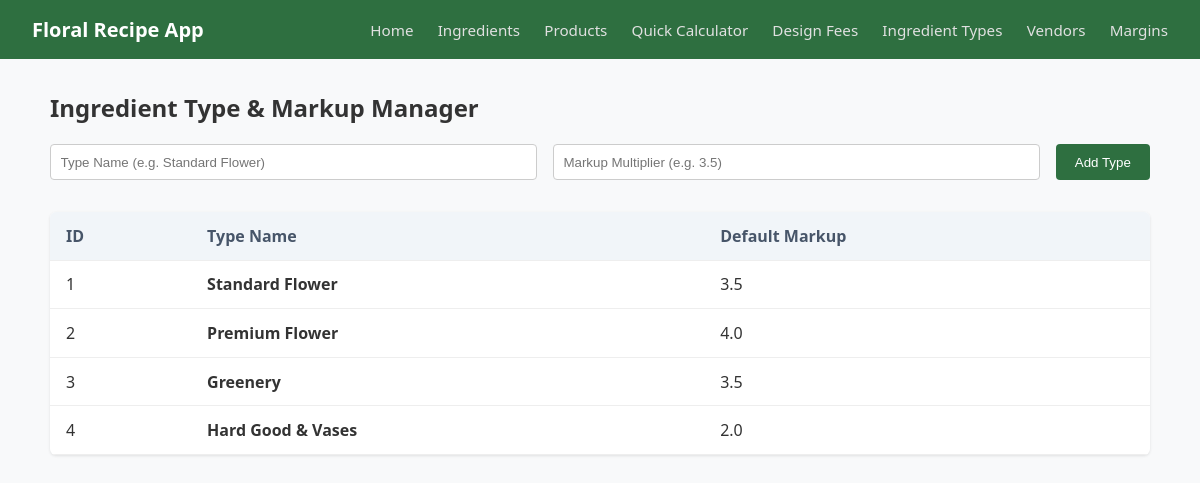
Before: /ingredient-types with the older database file.
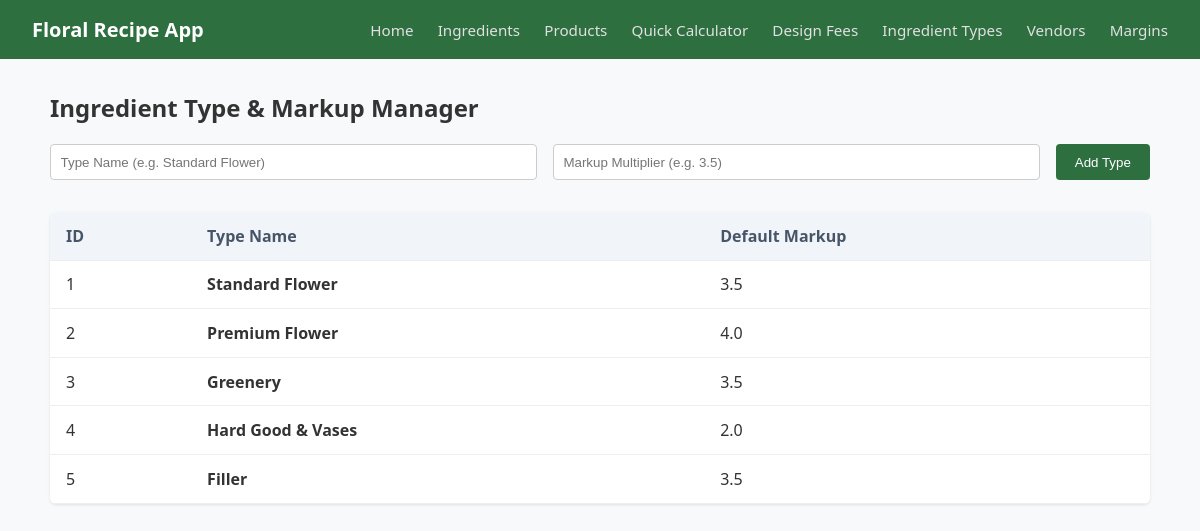
After: the same page with the newer database file.
### models.py (models this page shows, shortened)
class IngredientType(db.Model):
    __tablename__ = 'ingredient_types'
    id = db.Column(db.Integer, primary_key=True)
    name = db.Column(db.String(50), nullable=False, unique=True) # e.g. Flower, Filler, Supply
    markup = db.Column(db.Float, default=4.0) # Multiplier
    ingredients = db.relationship('Ingredient', backref='type_info', lazy=True)

### app.py (the view, shortened to what this page needs)
@app.route('/ingredient-types', methods=['GET', 'POST'])
def ingredient_types():
    all_types = models.IngredientType.query.all()
    return render_template('ingredient_types.html', types=all_types)

### templates/ingredient_types.html (shortened to what this page needs)
{% extends 'base.html' %}
{% block content %}
<h2>Ingredient Type & Markup Manager</h2>
<form method="POST" class="form-inline">
    <input type="text" name="name" placeholder="Type Name (e.g. Standard Flower)" required>
    <input type="number" step="0.1" name="markup" placeholder="Markup Multiplier (e.g. 3.5)" required>
    <button type="submit">Add Type</button>
</form>
<table class="data-table">
    <thead>
        <tr>
            <th>ID</th>
            <th>Type Name</th>
            <th>Default Markup</th>
        </tr>
    </thead>
    <tbody>
        {% for type in types %}
        <tr>
            <td>{{ type.id }}</td>
            <td><strong>{{ type.name }}</strong></td>
            <td>{{ type.markup }}</td>
        </tr>
        {% else %}
        <tr><td colspan="3">No ingredient types found.</td></tr>
        {% endfor %}
    </tbody>
</table>
{% endblock %}

Changed rows visible on the page:
added IngredientType: id "5", name "Filler", markup "3.5"
